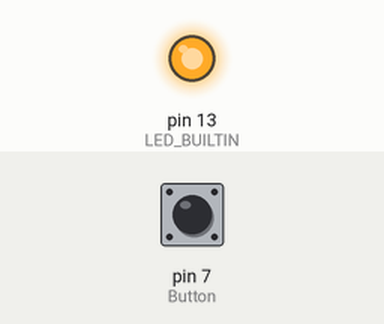
Recording of a sketch running on a simulated Arduino Uno, built with avr-gcc and run on an emulated ATmega328P. Shown: output pins drawn as LEDs (lit = HIGH). Inputs (shaded band) come from the test bench; at power-on: pin 7 (Button) HIGH.

Above: at 1.2 s.
1.3 s: pin 7 (Button) pulled LOW for 0.15 s
At 1.37 s:
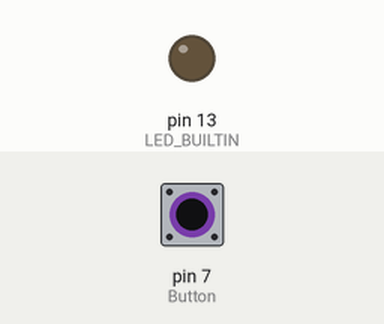
2.9 s: pin 7 (Button) pulled LOW for 3.2 s
At 6.6 s:
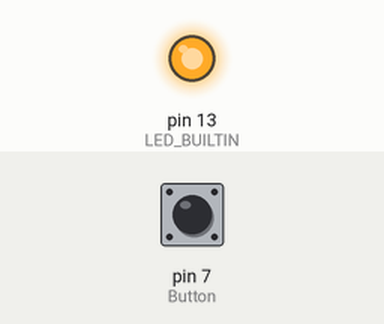
Timing chart, 0 to 8.1 s (numbered marks = the images above; inputs shaded):
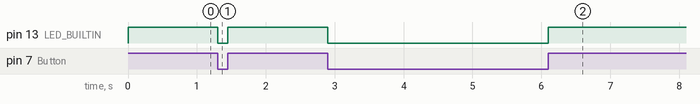

The sketch:

3_-_Pushbutton.ino
```cpp
// Vídeo Disponível Em : https://youtu.be/CqO7XHb_jW8

int Button = 7;
void setup(){
  Serial.begin(9600);
  pinMode(LED_BUILTIN, OUTPUT);
  pinMode(Button, INPUT);
}

void loop(){
  if(digitalRead(Button) == LOW){
    digitalWrite(LED_BUILTIN,LOW);
  }else{
    digitalWrite(LED_BUILTIN,HIGH);
  }
}
```

Measured:
- after the input at 1.3 s, pin 13 (LED_BUILTIN): HIGH → LOW at once, → HIGH 0.15 s later
- after the input at 2.9 s, pin 13 (LED_BUILTIN): HIGH → LOW at once, → HIGH 3.2 s later
